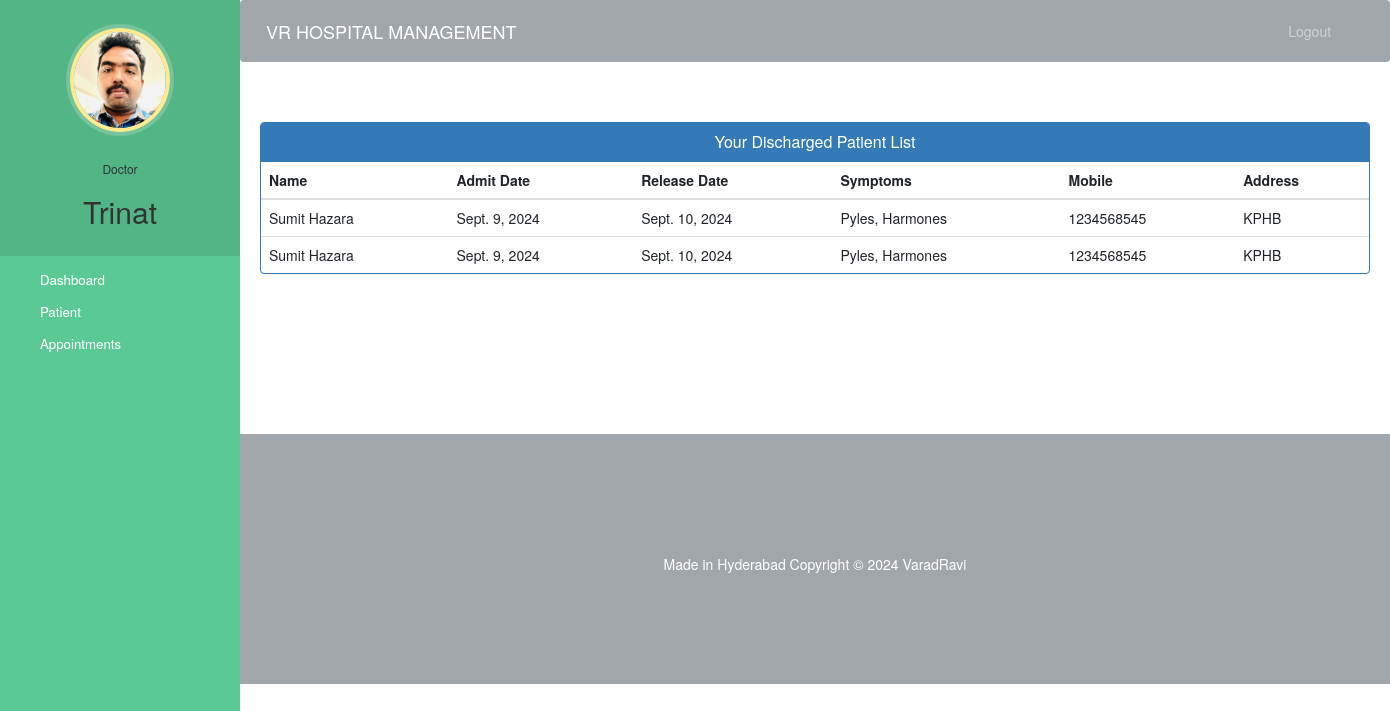
/doctor-view-discharge-patient (signed in), run on the app's committed database.
### hospital/models.py (models this page shows, shortened)
class Doctor(models.Model):
    user=models.OneToOneField(User,on_delete=models.CASCADE)
    profile_pic= models.ImageField(upload_to='profile_pic/DoctorProfilePic/',null=True,blank=True)
    address = models.CharField(max_length=40)
    mobile = models.CharField(max_length=20,null=True)
    department= models.CharField(max_length=50,choices=departments,default='Cardiologist')
    status=models.BooleanField(default=False)

class PatientDischargeDetails(models.Model):
    patientId=models.PositiveIntegerField(null=True)
    patientName=models.CharField(max_length=40)
    assignedDoctorName=models.CharField(max_length=40)
    address = models.CharField(max_length=40)
    mobile = models.CharField(max_length=20,null=True)
    symptoms = models.CharField(max_length=100,null=True)
    admitDate=models.DateField(null=False)
    releaseDate=models.DateField(null=False)
    daySpent=models.PositiveIntegerField(null=False)
    roomCharge=models.PositiveIntegerField(null=False)
    medicineCost=models.PositiveIntegerField(null=False)
    doctorFee=models.PositiveIntegerField(null=False)
    OtherCharge=models.PositiveIntegerField(null=False)
    total=models.PositiveIntegerField(null=False)

### hospital/views.py (the view)
# urls.py: path('doctor-view-discharge-patient',views.doctor_view_discharge_patient_view,name='doctor-view-discharge-patient'),
@login_required(login_url='doctorlogin')
@user_passes_test(is_doctor)
def doctor_view_discharge_patient_view(request):
    dischargedpatients=models.PatientDischargeDetails.objects.all().distinct().filter(assignedDoctorName=request.user.first_name)
    doctor=models.Doctor.objects.get(user_id=request.user.id) #for profile picture of doctor in sidebar
    return render(request,'hospital/doctor_view_discharge_patient.html',{'dischargedpatients':dischargedpatients,'doctor':doctor})

### hospital/views.py (called while the page is built)
def is_doctor(user):
    return user.groups.filter(name='DOCTOR').exists()

### templates/hospital/doctor_view_discharge_patient.html (shortened to what this page needs)
{% extends 'hospital/doctor_base.html' %}
{% block content %}
{%load static%}
<head>
  <link href="//netdna.bootstrapcdn.com/bootstrap/3.0.0/css/bootstrap.min.css" rel="stylesheet" id="bootstrap-css">
</head>
<div class="container">
  <div class="panel panel-primary">
    <div class="panel-heading">
      <h6 class="panel-title">Your Discharged Patient List</h6>
    </div>
    <table class="table table-hover" id="dev-table">
      <thead>
        <tr>
          <th>Name</th>
          <th>Admit Date</th>
          <th>Release Date</th>
          <th>Symptoms</th>
          <th>Mobile</th>
          <th>Address</th>
        </tr>
      </thead>
      {% for p in dischargedpatients %}
      <tr>
        <td> {{p.patientName}}</td>
        <td>{{p.admitDate}}</td>
        <td>{{p.releaseDate}}</td>
        <td>{{p.symptoms}}</td>
        <td>{{p.mobile}}</td>
        <td>{{p.address}}</td>
      </tr>
      {% endfor %}
    </table>
  </div>
</div>
{% endblock content %}

### templates/hospital/doctor_base.html (shortened to what this page needs)
<!DOCTYPE html>
{% load static %}
<html lang="en">
<head>
  <link rel="stylesheet" href="https://stackpath.bootstrapcdn.com/bootstrap/4.3.1/css/bootstrap.min.css">
  <link rel="stylesheet" href="https://maxcdn.bootstrapcdn.com/font-awesome/4.7.0/css/font-awesome.min.css">
</head>
<body>
  <nav class="menu" tabindex="0">
    <header class="avatar">
      <img src="{% static doctor.profile_pic.url %}" alt="Profile Pic" />
      <br><br>
      <h6>Doctor</h6>
      <h2>{{request.user.first_name}}</h2>
    </header>
    <ul>
      <li tabindex="0" class="icon-dashboard"> <a style="color:white; text-decoration:none;" href="/doctor-dashboard"><span>Dashboard</span></a> </li>
      <li tabindex="0" class="icon-users"> <a style="color:white; text-decoration:none;" href="/doctor-patient"><span>Patient</span></a></li>
      <li tabindex="0" class="icon-calendar"> <a style="color:white; text-decoration:none;" href="/doctor-appointment"><span>Appointments</span></a></li>
    </ul>
  </nav>
  <main>
    <div class="bs-example">
      <nav class="navbar navbar-expand-md  navbar-dark fixed-top" style="background:#a1a6aa;">
        <a href="/doctor-dashboard" class="navbar-brand">VR HOSPITAL MANAGEMENT</a>
        <div class="collapse navbar-collapse justify-content-between" id="navbarCollapse">
          <div class="navbar-nav" style=" margin-left: 90%;">
            <a href="/logout" class="nav-item nav-link">Logout</a>
          </div>
        </div>
      </nav>
    </div>
    <br><br>
    {% block content %}
    {% endblock content %}
    <br><br><br><br><br><br><br>
    <footer>
      <br>
      <div class="container">
        <div class="row">
          <div class="col-md-12 col-sm-12">
            <div style="color:#ffffff;" class="wow fadeInUp footer-copyright">
              <p>Made in Hyderabad
                Copyright &copy; 2024 VaradRavi</p>
            </div>
          </div>
        </div>
      </div>
    </footer>
  </main>
</body>
</html>

### templates/hospital/doctor_base.html (style rules this page uses)
a:link { text-decoration: none; }
a { color: white; }
footer { padding: 0px 0px 0px 0px; background-color:#a1a6aa; margin: 0px; }
p { text-align: center; }
body { padding-left: 240px; }
main { position: relative; height: 100vh; }
.menu { background: #5bc995; height: 100vh; width: 240px; position: fixed; top: 0px; left: 0; z-index: 5; outline: none; }
.menu .avatar { background: rgba(0, 0, 0, 0.1); padding: 2em 0.5em; text-align: center; }
.menu .avatar img { width: 100px; border-radius: 50%; overflow: hidden; border: 4px solid #ffea92; box-shadow: 0 0 0 4px rgba(255, 255, 255, 0.2); }
.menu .avatar h2 { font-weight: normal; margin-bottom: 0; }
.menu ul { list-style: none; padding: 0.5em 0; margin: 0; }
.menu ul li { padding: 0.5em 1em 0.5em 3em; font-size: 0.95em; font-weight: regular; background-repeat: no-repeat; background-position: left 15px center; background-size: auto 20px; transition: all 0.15s linear; cursor: pointer; }
.menu ul li.icon-dashboard { background-image: url("http://www.entypo.com/images//gauge.svg"); }
.menu ul li.icon-users { background-image: url("http://www.entypo.com/images//users.svg"); }
.menu ul li.icon-calendar { background-image: url("http://www.entypo.com/images//calendar.svg"); }

### templates/hospital/doctor_view_discharge_patient.html (style rules this page uses)
a:link { text-decoration: none; }
h6 { text-align: center; }
.row { margin: 100px; }

### data on the page
Doctor: profile_pic (picture)
PatientDischargeDetails: patientName "Sumit Hazara", admitDate "Sept. 9, 2024", releaseDate "Sept. 10, 2024", symptoms "Pyles, Harmones", mobile "1234568545", address "KPHB"
PatientDischargeDetails: patientName "Sumit Hazara", admitDate "Sept. 9, 2024", releaseDate "Sept. 10, 2024", symptoms "Pyles, Harmones", mobile "1234568545", address "KPHB"

### other printed values
{{ request.user.first_name }} "Trinat"
